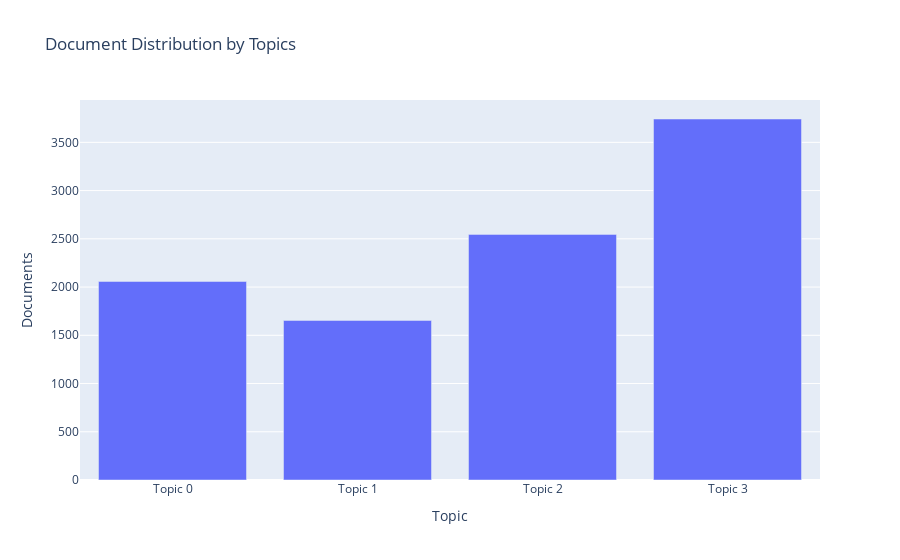

Notebook code cell kept with this figure:
### Code cell
plot_model(lda, plot = 'topic_distribution')

### Figure 1 — Plotly figure (JSON) as saved in the notebook; plotly's stock layout.template omitted (floating-point values rounded to 4 significant figures)
{"data": [{"alignmentgroup": "True", "customdata": [["say, state, government, year, company, also, include, bill, make, federal"], ["say, people, police, group, kill, government, attack, state, report, year"], ["say, election, trump, government, vote, country, leader, party, united_state, official"], ["trump, say, go, people, make, get, know, think, time, take"]], "hovertemplate": "Topic=%{x}<br>Documents=%{y}<br>Keyword=%{customdata[0]}<extra></extra>", "legendgroup": "", "marker": {"color": "#636efa", "pattern": {"shape": ""}}, "name": "", "offsetgroup": "", "orientation": "v", "showlegend": false, "textposition": "auto", "type": "bar", "x": ["Topic 0", "Topic 1", "Topic 2", "Topic 3"], "xaxis": "x", "y": [2058, 1654, 2546, 3742], "yaxis": "y"}], "layout": {"barmode": "relative", "legend": {"tracegroupgap": 0}, "title": {"text": "Document Distribution by Topics"}, "xaxis": {"anchor": "y", "domain": [0, 1], "title": {"text": "Topic"}}, "yaxis": {"anchor": "x", "domain": [0, 1], "title": {"text": "Documents"}}}}
